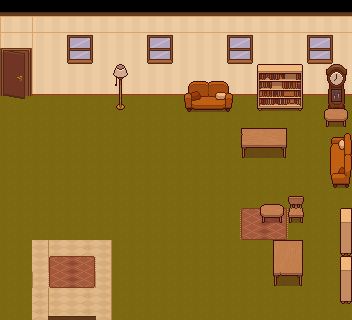

This is a level from a 2D game, rendered from its Tiled map with the project's own tilesets. A one-line summary and the complete map file follow:
An orthogonal 22x20 tile map with 16x16 px tiles, 3 tile layers (Tile Layer 1, Tile Layer 2, Tile Layer 3), 1 hidden layer not drawn, 4 tilesets.

<map version="1.10" tiledversion="1.10.2" orientation="orthogonal" renderorder="right-down" width="22" height="20" tilewidth="16" tileheight="16" infinite="0" nextlayerid="5" nextobjectid="1">
 <tileset firstgid="1" source="TopDownHouse_FloorsAndWalls.tsx" />
 <tileset firstgid="163" source="TopDownHouse_DoorsAndWindows.tsx" />
 <tileset firstgid="343" source="TopDownHouse_FurnitureState1.tsx" />
 <tileset firstgid="577" source="../Room/TopDownHouse_FloorsAndWalls.tsx" />
 <layer id="1" name="Tile Layer 1" width="22" height="20">
  <data encoding="csv">
6,6,6,6,6,6,6,6,6,6,6,6,6,6,6,7,6,7,8,9,10,11,
28,29,28,29,30,29,30,29,30,29,29,29,29,29,30,29,30,29,30,29,30,29,
28,29,28,29,30,29,30,29,30,29,29,29,29,29,30,29,30,29,30,29,30,29,
79,79,46,47,48,47,48,47,48,47,47,47,47,47,48,47,48,47,48,47,47,47,
79,79,64,65,66,65,66,65,66,65,65,65,65,65,66,65,66,65,66,65,65,65,
79,79,82,83,84,83,84,83,84,83,83,83,83,83,84,83,84,83,84,83,83,83,
40,40,40,40,40,40,40,40,40,40,40,40,40,40,40,40,40,40,40,40,40,40,
40,40,40,40,40,40,40,40,40,40,40,40,40,40,40,40,40,40,40,40,40,40,
40,40,40,40,40,40,40,40,40,40,40,40,40,40,40,40,40,40,40,40,40,40,
40,40,40,40,40,40,40,40,40,40,40,40,40,40,40,40,40,40,40,40,40,40,
40,40,40,40,40,40,40,40,40,40,40,40,40,40,40,40,40,40,40,40,40,40,
40,40,40,40,40,40,40,40,40,40,40,40,40,40,40,40,40,40,40,40,40,40,
40,40,40,40,40,40,40,40,40,40,40,40,40,40,40,40,40,40,40,40,40,40,
40,40,40,40,40,40,40,40,40,40,40,40,40,40,40,40,40,40,40,40,40,40,
40,40,40,40,40,40,40,40,40,40,40,40,40,40,40,40,40,40,40,40,40,40,
40,40,115,114,115,116,117,40,40,40,40,40,40,40,40,40,40,40,40,40,40,40,
40,40,115,114,115,116,117,40,40,40,40,40,40,40,40,40,40,40,40,40,40,40,
40,40,114,115,116,117,117,40,40,40,40,40,40,40,40,40,40,40,40,40,40,40,
40,40,116,114,115,116,117,40,40,40,40,40,40,40,40,40,40,40,40,40,40,40,
40,40,116,114,115,116,117,40,40,40,40,40,40,40,40,40,40,40,40,40,40,40
</data>
 </layer>
 <layer id="2" name="Tile Layer 2" width="22" height="20">
  <data encoding="csv">
0,0,0,0,0,0,0,0,0,0,0,0,0,0,0,0,0,0,0,0,0,0,
0,0,0,0,0,0,0,0,0,0,0,0,0,0,0,0,0,0,0,0,0,0,
0,0,0,0,225,226,0,0,0,225,226,0,0,0,225,226,0,0,0,225,226,0,
169,170,0,0,243,244,0,0,0,243,244,0,0,0,243,244,0,0,0,243,244,0,
187,188,0,0,0,0,0,0,0,0,0,0,0,0,0,0,0,0,0,0,438,439,
205,206,0,0,0,0,0,0,0,0,0,0,0,0,0,0,0,0,0,0,451,452,
0,0,0,0,0,0,0,0,0,0,0,0,0,0,0,0,0,0,0,0,464,465,
0,0,0,0,0,0,0,0,0,0,0,0,0,0,0,0,0,0,0,0,0,0,
0,0,0,0,0,0,0,0,0,0,0,0,0,0,0,0,0,0,0,0,0,0,
0,0,0,0,0,0,0,0,0,0,0,0,0,0,0,0,0,0,0,0,0,0,
0,0,0,0,0,0,0,0,0,0,0,0,0,0,0,0,0,0,0,0,0,0,
0,0,0,0,0,0,0,0,0,0,0,0,0,0,0,0,0,0,0,0,0,0,
0,0,0,0,0,0,0,0,0,0,0,0,0,0,0,0,0,0,0,0,0,0,
0,0,0,0,0,0,0,0,0,0,0,0,0,0,0,379,380,381,0,0,0,0,
0,0,0,0,0,0,0,0,0,0,0,0,0,0,0,392,393,394,0,0,0,0,
0,0,0,0,0,0,0,0,0,0,0,0,0,0,0,0,0,0,0,0,0,0,
0,0,0,0,0,0,0,0,0,0,0,0,0,0,0,0,0,0,0,0,0,0,
0,0,0,0,0,0,0,0,0,0,0,0,0,0,0,0,0,0,0,0,0,0,
0,0,0,0,0,0,0,0,0,0,0,0,0,0,0,0,0,0,0,0,0,0,
0,0,0,0,0,0,0,0,0,0,0,0,0,0,0,0,0,0,0,0,0,0
</data>
 </layer>
 <layer id="3" name="Tile Layer 3" width="22" height="20">
  <data encoding="csv">
0,0,0,0,0,0,0,0,0,0,0,0,0,0,0,0,0,0,0,0,0,0,
0,0,0,0,0,0,0,0,0,0,0,0,0,0,0,0,0,0,0,0,0,0,
0,0,0,0,0,0,0,0,0,0,0,0,0,0,0,0,0,0,0,0,0,0,
179,180,0,0,0,0,0,0,0,0,0,0,0,0,0,0,0,0,0,0,0,0,
197,198,0,0,0,0,0,440,0,0,0,0,0,0,0,0,397,398,399,0,0,0,
215,216,0,0,0,0,0,453,0,0,0,478,479,480,481,0,410,411,412,0,0,0,
233,234,0,0,0,0,0,466,0,0,0,491,492,493,494,0,423,424,425,0,374,375,
0,0,0,0,0,0,0,0,0,0,0,0,0,0,0,0,0,0,0,0,387,388,
0,0,0,0,0,0,0,0,0,0,0,0,0,0,0,369,370,371,0,0,2147484148,2147484147,
0,0,0,0,0,0,0,0,0,0,0,0,0,0,0,382,383,384,0,0,2147484161,2147484160,
0,0,0,0,0,0,0,0,0,0,0,0,0,0,0,0,0,0,0,0,2147484174,2147484173,
0,0,0,0,0,0,0,0,0,0,0,0,0,0,0,0,0,0,0,0,2147484187,2147484186,
0,0,0,0,0,0,0,0,0,0,0,0,0,0,0,0,374,375,351,0,0,0,
0,0,0,0,0,0,0,0,0,0,0,0,0,0,0,0,387,388,364,0,0,2147484048,
0,0,0,0,0,0,0,0,0,0,0,0,0,0,0,0,0,0,0,0,0,2147484061,
0,0,0,0,0,0,0,0,0,0,0,0,0,0,0,0,0,395,396,0,0,2147484074,
0,0,0,379,380,381,0,0,0,0,0,0,0,0,0,0,0,408,409,0,0,2147484048,
0,0,0,392,393,394,0,0,0,0,0,0,0,0,0,0,0,421,422,0,0,2147484061,
0,0,0,0,0,0,0,0,0,0,0,0,0,0,0,0,0,0,0,0,0,2147484074,
0,0,0,586,587,588,0,0,0,0,0,0,0,0,0,0,0,0,0,0,0,0
</data>
 </layer>
 <layer id="4" name="Floorblocks" width="22" height="20" visible="0">
  <data encoding="csv">
0,0,0,0,0,0,0,0,0,0,0,0,0,0,0,0,0,0,0,0,0,0,
0,0,0,0,0,0,0,0,0,0,0,0,0,0,0,0,0,0,0,0,0,0,
0,0,0,0,0,0,0,0,0,0,0,0,0,0,0,0,0,0,0,0,0,0,
0,0,0,0,0,0,0,0,0,0,0,0,0,0,0,0,0,0,0,0,0,0,
0,0,0,542,542,542,542,0,542,542,542,0,0,0,0,542,0,0,0,542,542,542,
0,0,0,0,0,0,0,542,0,0,0,542,542,542,542,0,542,542,542,542,0,542,
542,0,0,0,0,0,0,0,0,0,0,0,0,0,542,0,0,0,0,0,0,0,
542,0,0,0,0,0,0,0,0,0,0,0,0,0,542,0,0,0,0,0,0,0,
542,0,0,0,0,0,0,0,0,0,0,0,0,0,542,0,0,0,0,0,0,0,
542,0,0,0,0,0,0,0,0,0,0,0,0,0,542,542,542,542,542,542,542,0,
542,0,0,0,0,0,0,0,0,0,0,0,0,0,0,0,0,0,0,0,542,0,
542,0,0,0,0,0,0,0,0,0,0,0,0,0,0,0,0,0,0,0,542,0,
542,0,0,0,0,0,0,0,0,0,0,0,0,0,0,542,542,542,542,542,0,0,
542,0,0,0,0,0,0,0,0,0,0,0,0,0,0,542,0,0,0,0,0,0,
542,0,0,0,0,0,0,0,0,0,0,0,0,0,0,542,0,0,0,0,0,0,
542,0,0,0,0,0,0,0,0,0,0,0,0,0,0,542,0,0,0,0,0,0,
542,0,0,0,0,0,0,0,0,0,0,0,0,0,0,542,0,0,0,0,0,0,
542,0,0,0,0,0,0,0,0,0,0,0,0,0,0,542,542,0,0,0,0,0,
542,0,0,0,0,0,0,0,0,0,0,0,0,0,0,0,542,0,0,0,0,0,
542,542,542,542,542,542,542,542,542,542,542,542,542,542,542,542,542,0,0,0,0,0
</data>
 </layer>
</map>
